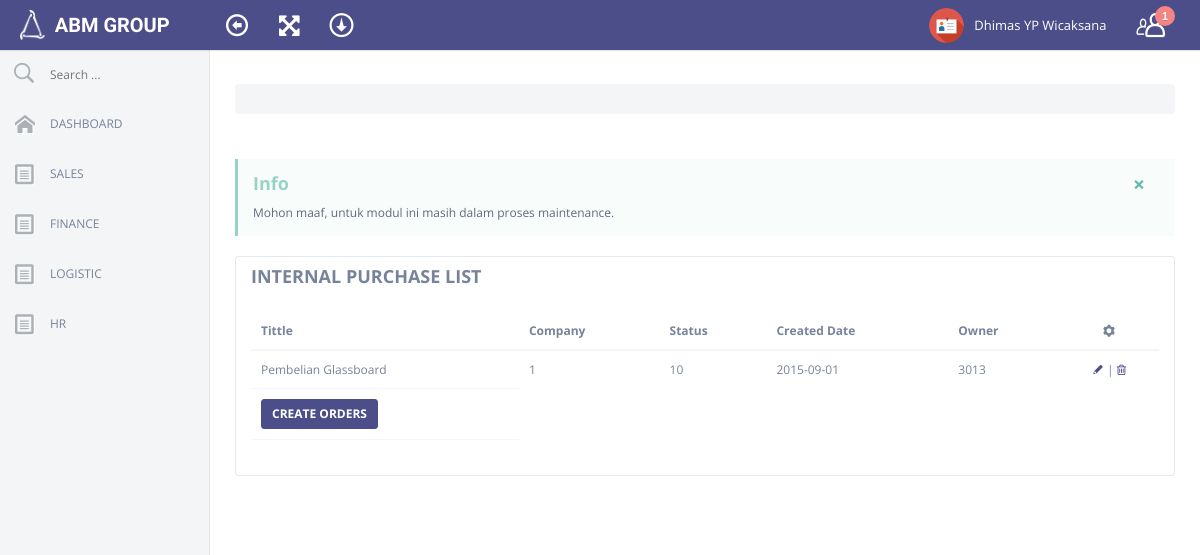
Page /listPurchase.php (signed in) on the committed database.
### tables this page shows
CREATE TABLE IF NOT EXISTS `employee` (
`id_karyawan` int(255) NOT NULL,
  `no_pegawai` int(255) DEFAULT NULL,
  `join_date` varchar(100) DEFAULT '',
  `status_karyawan` varchar(1000) DEFAULT '',
  `kode_company` varchar(100) DEFAULT '',
  `nama_depan` varchar(1000) DEFAULT '',
  `nama_tengah` varchar(1000) DEFAULT '',
  `nama_belakang` varchar(1000) DEFAULT '',
  `tempat_lahir` varchar(1000) DEFAULT '',
  `ttl_karyawan` varchar(1000) DEFAULT '',
  `alamat_karyawan` varchar(1000) DEFAULT '',
  `kota_karyawan` varchar(1000) DEFAULT '',
  `kodepos_karyawan` int(255) DEFAULT NULL,
  `propinsi_karyawan` varchar(1000) DEFAULT '',
  `negara_karyawan` varchar(1000) DEFAULT '',
  `telpon_karyawan` varchar(1000) DEFAULT '',
  `mobile_karyawan` varchar(1000) DEFAULT '',
  `email_karyawan` varchar(1000) DEFAULT '',
  `job_tittle` varchar(1000) DEFAULT '',
  `basic_salary` int(255) DEFAULT NULL,
  `meals_salary` int(255) DEFAULT NULL,
  `npwp` varchar(1000) DEFAULT '',
  `bpjs` varchar(1000) DEFAULT '',
  `sex` varchar(1000) DEFAULT '',
  `martial_status` varchar(1000) DEFAULT '',
  `spouse_name` varchar(1000) DEFAULT '',
  `no_child` int(10) DEFAULT NULL,
  `emergency_contact` varchar(1000) DEFAULT '',
  `emergency_phone` varchar(1000) DEFAULT '',
  `id_type` varchar(1000) DEFAULT '',
  `id_no` varchar(1000) DEFAULT '',
  `foto` varchar(1000) DEFAULT '',
  `status` int(10) DEFAULT NULL,
  `vis` int(10) DEFAULT NULL,
  `create_user` varchar(1000) DEFAULT '',
  `create_date` varchar(1000) DEFAULT '',
  `modified_user` varchar(1000) DEFAULT '',
  `modified_date` varchar(1000) DEFAULT ''
);

CREATE TABLE IF NOT EXISTS `purchaseint` (
`idPurchaseInt` int(255) NOT NULL,
  `idCompany` int(11) NOT NULL,
  `idSupplier` int(11) NOT NULL,
  `idCurrency` int(11) NOT NULL,
  `tittle` text NOT NULL,
  `dateCreated` date NOT NULL,
  `tax` int(11) NOT NULL,
  `remark` text NOT NULL,
  `status` varchar(100) NOT NULL,
  `payment` varchar(100) NOT NULL,
  `vis` int(11) NOT NULL,
  `modUser` int(11) NOT NULL,
  `modDate` date NOT NULL
);

### listPurchase.php (the view, shortened to what this page needs)
<?PHP
	  $id2=$_SESSION['SESS_MEMBER_ID'];
	  $tampil= mysql_query("select * from user where id_pegawai='$id2'");
	  $data_tampil = mysql_fetch_array($tampil);
	  $kd_role = $data_tampil['role'];
    $peg = $data_tampil['nama_pegawai'];
    $today = date("l jS \of F Y h:i:s A");
	if ($kd_role == "1") {
  include ("head_meta.php");
?>
<body>
  <?PHP
  include ("header.php");
  include ("sidebar.php");
  ?>
<div id=content>
  <div class=content-wrapper>
    <div class="row">
      <div class="col-lg-12 heading">
        <br>
        <ul id="crumb" class="breadcrumb">
        </ul>
      </div>
    </div>
    <div class=outlet>
      <div class=row>
       <div class=col-lg-12>
          <div class="bs-callout bs-callout-info fade in">
            <button type=button class=close data-dismiss=alert aria-hidden=true>&times;</button>
            <h4>Info</h4>
            <p>Mohon maaf, untuk modul ini masih dalam proses maintenance.</p>
          </div>
        </div>
      </div>
      <div class=row>
        <div class=col-lg-12>
          <div class="panel panel-default plain panelRefresh">
            <div class="panel-heading white-bg">
              <h4>INTERNAL PURCHASE LIST</h4>
            </div>
            <div class=panel-body>
              <table class="table display" id=datatable>
                <thead>
                  <tr>
                    <th>Tittle
                    <th>Company
                    <th>Status
                    <th>Created Date
                    <th>Owner
                    <th class="text-center"><i class="im-cog"></i>
                <tbody>
					        <?PHP
                    $pi= mysql_query("select * from purchaseint where vis='0' order by idPurchaseInt asc");
						          While($pi2= mysql_fetch_assoc($pi))
                      {
								        echo '<tr class="odd gradeX">';
								        echo '<td>'.$pi2['tittle'];
								        echo '<td>'.$pi2['idCompany'];
								        echo '<td>'.$pi2['status'];
                        echo '<td>'.$pi2['modDate'];
                        echo '<td>'.$pi2['modUser'];
                        echo '<td class="text-center"><a href="editPurchaseInt.php?kd='.$pi2["idPurchaseInt"].'" target="_Blank"><i class="en-pencil"></i></a> | ';
								        echo '<a href="sys/engine/delCurrency.php?kd='.$pi2["idPurchaseInt"].'&&dt='.$today.'&&pg='.$peg.'&&clt='.$pi2["tittle"].'&&swch=1" onclick=\'return confirm("Anda yakin ingin menghapus?")\'><i class="fa-trash"></i></a>';
							        }
					        ?>
                <tfoot>
                  <tr>
                    <th><a href=#myModal role=button data-toggle=modal><button type=button class="btn btn-sm btn-primary">CREATE ORDERS</button></a>
              </table>
            </div>
          </div>
        </div>
      </div>
        <div class=col-lg-12>
        </div>
    </div>
  </div>
</div>
<?PHP 	}  else { header("Location: error_page.php"); } ?>

### header.php (shortened to what this page needs)
Start #header -->
<div id="header">
  <div class=container-fluid>
    <div class=navbar>
      <div class="navbar-header">
        <a class=navbar-brand href=dashboard.php>
          <img style="margin: 5px 5px 10px 20px;" width="25" height="30" src=assets/img/logo01.png>
            <span class=text-logo>ABM GROUP</span><span class=text-slogan></span></a></div>
              <nav class=top-nav role=navigation>
                <ul class="nav navbar-nav pull-left">
                  <li id="toggle-sidebar-li"><a href=# id="toggle-sidebar"><i class=en-arrow-left2></i></a></li>
                  <li><a href=# class=full-screen><i class=fa-fullscreen></i></a></li>
                  <li><a href=# id="toggle-header-area"><i class=ec-download></i></a></li>
                </ul>
        <ul class="nav navbar-nav pull-right">
          <?PHP
                $idu= $data_tampil['nama_pegawai'];
                $idu2= mysql_query("select * from employee where nama_depan='$idu'") or die(mysql_error());
                $idu4= mysql_result($idu2, 0, 'nama_depan');
                $idu5= mysql_result($idu2, 0, 'nama_tengah');
                $idu6= mysql_result($idu2, 0, 'nama_belakang');
          ?>
          <li class=dropdown>
            <a href=# data-toggle=dropdown>
              <img class=user-avatar src=assets/img/ico/profile.png >
              <?PHP echo $idu4 ?> <?PHP echo $idu5 ?> <?PHP echo $idu6 ?>
            </a>
          </li>
          <li id="toggle-right-sidebar-li"><a href=# id="toggle-right-sidebar"><i class="ec-users"></i> <span class="notification">1</span></a></li>
        </ul>
      </nav>
    </div>
  </div>
</div>

### rows in the picture
employee: nama_depan "Dhimas", nama_belakang "YP Wicaksana"
purchaseint: tittle "Pembelian Glassboard", idCompany "1", status "10", modDate "2015-09-01", modUser "3013"
